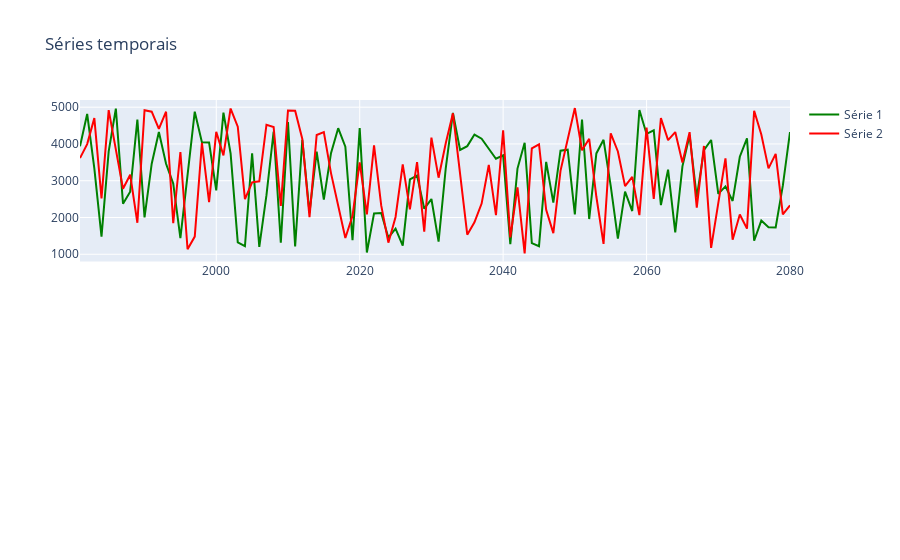

This figure's notebook cell:
### Code cell
# Podemos também plotar ambos os gráficos na mesma linha
fig = make_subplots(rows = 2, cols = 1)

fig.add_trace(go.Scatter(x = df.index,
                         y = df['A'],
                         mode = 'lines',
                         name = 'Série 1',
                         line = dict(color = 'green')
                        ), row = 1, col = 1)

fig.add_trace(go.Scatter(x = df.index,
                         y = df['B'],
                         mode = 'lines',
                         name = 'Série 2',
                         line = dict(color = 'red')
                        ), row = 1, col = 1)

fig.update_layout(title = 'Séries temporais')

fig.show()
